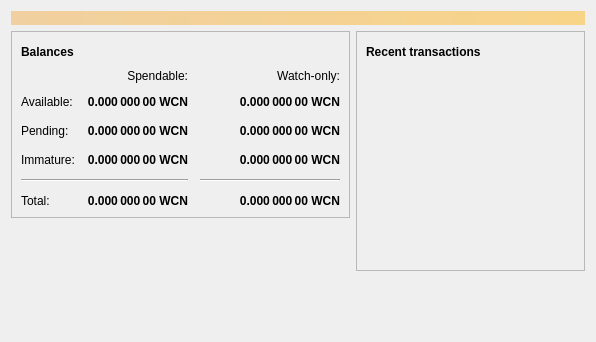
<?xml version="1.0" encoding="UTF-8"?>
<ui version="4.0">
 <class>OverviewPage</class>
 <widget class="QWidget" name="OverviewPage">
  <property name="geometry">
   <rect>
    <x>0</x>
    <y>0</y>
    <width>596</width>
    <height>342</height>
   </rect>
  </property>
  <property name="windowTitle">
   <string>Form</string>
  </property>
  <layout class="QVBoxLayout" name="topLayout">
   <item>
    <widget class="QLabel" name="labelAlerts">
     <property name="visible">
      <bool>false</bool>
     </property>
     <property name="styleSheet">
      <string notr="true">QLabel { background-color: qlineargradient(x1: 0, y1: 0, x2: 1, y2: 0, stop:0 #F0D0A0, stop:1 #F8D488); color:#000000; }</string>
     </property>
     <property name="wordWrap">
      <bool>true</bool>
     </property>
     <property name="margin">
      <number>3</number>
     </property>
     <property name="textInteractionFlags">
      <set>Qt::TextSelectableByMouse</set>
     </property>
    </widget>
   </item>
   <item>
    <layout class="QHBoxLayout" name="horizontalLayout" stretch="1,1">
     <item>
      <layout class="QVBoxLayout" name="verticalLayout_2">
       <item>
        <widget class="QFrame" name="frame">
         <property name="frameShape">
          <enum>QFrame::StyledPanel</enum>
         </property>
         <property name="frameShadow">
          <enum>QFrame::Raised</enum>
         </property>
         <layout class="QVBoxLayout" name="verticalLayout_4">
          <item>
           <layout class="QHBoxLayout" name="horizontalLayout_4">
            <item>
             <widget class="QLabel" name="label_5">
              <property name="font">
               <font>
                <weight>75</weight>
                <bold>true</bold>
               </font>
              </property>
              <property name="text">
               <string>Balances</string>
              </property>
             </widget>
            </item>
            <item>
             <widget class="QPushButton" name="labelWalletStatus">
              <property name="enabled">
               <bool>true</bool>
              </property>
              <property name="maximumSize">
               <size>
                <width>30</width>
                <height>16777215</height>
               </size>
              </property>
              <property name="toolTip">
               <string>The displayed information may be out of date. Your wallet automatically synchronizes with the Widecoin network after a connection is established, but this process has not completed yet.</string>
              </property>
              <property name="text">
               <string/>
              </property>
              <property name="icon">
               <iconset resource="../widecoin.qrc">
                <normaloff>:/icons/warning</normaloff>
                <disabledoff>:/icons/warning</disabledoff>:/icons/warning</iconset>
              </property>
              <property name="iconSize">
               <size>
                <width>24</width>
                <height>24</height>
               </size>
              </property>
              <property name="flat">
               <bool>true</bool>
              </property>
             </widget>
            </item>
            <item>
             <spacer name="horizontalSpacer_3">
              <property name="orientation">
               <enum>Qt::Horizontal</enum>
              </property>
              <property name="sizeHint" stdset="0">
               <size>
                <width>40</width>
                <height>20</height>
               </size>
              </property>
             </spacer>
            </item>
           </layout>
          </item>
          <item>
           <layout class="QGridLayout" name="gridLayout">
            <property name="spacing">
             <number>12</number>
            </property>
            <item row="2" column="2">
             <widget class="QLabel" name="labelWatchPending">
              <property name="font">
               <font>
                <weight>75</weight>
                <bold>true</bold>
               </font>
              </property>
              <property name="cursor">
               <cursorShape>IBeamCursor</cursorShape>
              </property>
              <property name="toolTip">
               <string>Unconfirmed transactions to watch-only addresses</string>
              </property>
              <property name="text">
               <string notr="true">0.000 000 00 WCN</string>
              </property>
              <property name="alignment">
               <set>Qt::AlignRight|Qt::AlignTrailing|Qt::AlignVCenter</set>
              </property>
              <property name="textInteractionFlags">
               <set>Qt::LinksAccessibleByMouse|Qt::TextSelectableByKeyboard|Qt::TextSelectableByMouse</set>
              </property>
             </widget>
            </item>
            <item row="2" column="1">
             <widget class="QLabel" name="labelUnconfirmed">
              <property name="font">
               <font>
                <weight>75</weight>
                <bold>true</bold>
               </font>
              </property>
              <property name="cursor">
               <cursorShape>IBeamCursor</cursorShape>
              </property>
              <property name="toolTip">
               <string>Total of transactions that have yet to be confirmed, and do not yet count toward the spendable balance</string>
              </property>
              <property name="text">
               <string notr="true">0.000 000 00 WCN</string>
              </property>
              <property name="alignment">
               <set>Qt::AlignRight|Qt::AlignTrailing|Qt::AlignVCenter</set>
              </property>
              <property name="textInteractionFlags">
               <set>Qt::LinksAccessibleByMouse|Qt::TextSelectableByKeyboard|Qt::TextSelectableByMouse</set>
              </property>
             </widget>
            </item>
            <item row="3" column="2">
             <widget class="QLabel" name="labelWatchImmature">
              <property name="font">
               <font>
                <weight>75</weight>
                <bold>true</bold>
               </font>
              </property>
              <property name="cursor">
               <cursorShape>IBeamCursor</cursorShape>
              </property>
              <property name="toolTip">
               <string>Mined balance in watch-only addresses that has not yet matured</string>
              </property>
              <property name="text">
               <string notr="true">0.000 000 00 WCN</string>
              </property>
              <property name="alignment">
               <set>Qt::AlignRight|Qt::AlignTrailing|Qt::AlignVCenter</set>
              </property>
              <property name="textInteractionFlags">
               <set>Qt::LinksAccessibleByMouse|Qt::TextSelectableByKeyboard|Qt::TextSelectableByMouse</set>
              </property>
             </widget>
            </item>
            <item row="4" column="0" colspan="2">
             <widget class="Line" name="line">
              <property name="orientation">
               <enum>Qt::Horizontal</enum>
              </property>
             </widget>
            </item>
            <item row="4" column="2">
             <widget class="Line" name="lineWatchBalance">
              <property name="sizePolicy">
               <sizepolicy hsizetype="Preferred" vsizetype="Fixed">
                <horstretch>0</horstretch>
                <verstretch>0</verstretch>
               </sizepolicy>
              </property>
              <property name="minimumSize">
               <size>
                <width>140</width>
                <height>0</height>
               </size>
              </property>
              <property name="orientation">
               <enum>Qt::Horizontal</enum>
              </property>
             </widget>
            </item>
            <item row="5" column="0">
             <widget class="QLabel" name="labelTotalText">
              <property name="text">
               <string>Total:</string>
              </property>
             </widget>
            </item>
            <item row="3" column="1">
             <widget class="QLabel" name="labelImmature">
              <property name="font">
               <font>
                <weight>75</weight>
                <bold>true</bold>
               </font>
              </property>
              <property name="cursor">
               <cursorShape>IBeamCursor</cursorShape>
              </property>
              <property name="toolTip">
               <string>Mined balance that has not yet matured</string>
              </property>
              <property name="text">
               <string notr="true">0.000 000 00 WCN</string>
              </property>
              <property name="alignment">
               <set>Qt::AlignRight|Qt::AlignTrailing|Qt::AlignVCenter</set>
              </property>
              <property name="textInteractionFlags">
               <set>Qt::LinksAccessibleByMouse|Qt::TextSelectableByKeyboard|Qt::TextSelectableByMouse</set>
              </property>
             </widget>
            </item>
            <item row="2" column="3">
             <spacer name="horizontalSpacer_2">
              <property name="orientation">
               <enum>Qt::Horizontal</enum>
              </property>
              <property name="sizeHint" stdset="0">
               <size>
                <width>40</width>
                <height>20</height>
               </size>
              </property>
             </spacer>
            </item>
            <item row="3" column="0">
             <widget class="QLabel" name="labelImmatureText">
              <property name="text">
               <string>Immature:</string>
              </property>
             </widget>
            </item>
            <item row="5" column="1">
             <widget class="QLabel" name="labelTotal">
              <property name="font">
               <font>
                <weight>75</weight>
                <bold>true</bold>
               </font>
              </property>
              <property name="cursor">
               <cursorShape>IBeamCursor</cursorShape>
              </property>
              <property name="toolTip">
               <string>Your current total balance</string>
              </property>
              <property name="text">
               <string notr="true">0.000 000 00 WCN</string>
              </property>
              <property name="alignment">
               <set>Qt::AlignRight|Qt::AlignTrailing|Qt::AlignVCenter</set>
              </property>
              <property name="textInteractionFlags">
               <set>Qt::LinksAccessibleByMouse|Qt::TextSelectableByKeyboard|Qt::TextSelectableByMouse</set>
              </property>
             </widget>
            </item>
            <item row="5" column="2">
             <widget class="QLabel" name="labelWatchTotal">
              <property name="font">
               <font>
                <weight>75</weight>
                <bold>true</bold>
               </font>
              </property>
              <property name="cursor">
               <cursorShape>IBeamCursor</cursorShape>
              </property>
              <property name="toolTip">
               <string>Current total balance in watch-only addresses</string>
              </property>
              <property name="text">
               <string notr="true">0.000 000 00 WCN</string>
              </property>
              <property name="alignment">
               <set>Qt::AlignRight|Qt::AlignTrailing|Qt::AlignVCenter</set>
              </property>
              <property name="textInteractionFlags">
               <set>Qt::LinksAccessibleByMouse|Qt::TextSelectableByKeyboard|Qt::TextSelectableByMouse</set>
              </property>
             </widget>
            </item>
            <item row="0" column="2">
             <widget class="QLabel" name="labelWatchonly">
              <property name="text">
               <string>Watch-only:</string>
              </property>
              <property name="alignment">
               <set>Qt::AlignRight|Qt::AlignTrailing|Qt::AlignVCenter</set>
              </property>
             </widget>
            </item>
            <item row="1" column="0">
             <widget class="QLabel" name="labelBalanceText">
              <property name="text">
               <string>Available:</string>
              </property>
             </widget>
            </item>
            <item row="1" column="1">
             <widget class="QLabel" name="labelBalance">
              <property name="font">
               <font>
                <weight>75</weight>
                <bold>true</bold>
               </font>
              </property>
              <property name="cursor">
               <cursorShape>IBeamCursor</cursorShape>
              </property>
              <property name="toolTip">
               <string>Your current spendable balance</string>
              </property>
              <property name="text">
               <string notr="true">0.000 000 00 WCN</string>
              </property>
              <property name="alignment">
               <set>Qt::AlignRight|Qt::AlignTrailing|Qt::AlignVCenter</set>
              </property>
              <property name="textInteractionFlags">
               <set>Qt::LinksAccessibleByMouse|Qt::TextSelectableByKeyboard|Qt::TextSelectableByMouse</set>
              </property>
             </widget>
            </item>
            <item row="1" column="2">
             <widget class="QLabel" name="labelWatchAvailable">
              <property name="font">
               <font>
                <weight>75</weight>
                <bold>true</bold>
               </font>
              </property>
              <property name="cursor">
               <cursorShape>IBeamCursor</cursorShape>
              </property>
              <property name="toolTip">
               <string>Your current balance in watch-only addresses</string>
              </property>
              <property name="text">
               <string notr="true">0.000 000 00 WCN</string>
              </property>
              <property name="alignment">
               <set>Qt::AlignRight|Qt::AlignTrailing|Qt::AlignVCenter</set>
              </property>
              <property name="textInteractionFlags">
               <set>Qt::LinksAccessibleByMouse|Qt::TextSelectableByKeyboard|Qt::TextSelectableByMouse</set>
              </property>
             </widget>
            </item>
            <item row="2" column="0">
             <widget class="QLabel" name="labelPendingText">
              <property name="text">
               <string>Pending:</string>
              </property>
             </widget>
            </item>
            <item row="0" column="1">
             <widget class="QLabel" name="labelSpendable">
              <property name="text">
               <string>Spendable:</string>
              </property>
              <property name="alignment">
               <set>Qt::AlignRight|Qt::AlignTrailing|Qt::AlignVCenter</set>
              </property>
             </widget>
            </item>
           </layout>
          </item>
         </layout>
        </widget>
       </item>
       <item>
        <spacer name="verticalSpacer">
         <property name="orientation">
          <enum>Qt::Vertical</enum>
         </property>
         <property name="sizeHint" stdset="0">
          <size>
           <width>20</width>
           <height>40</height>
          </size>
         </property>
        </spacer>
       </item>
      </layout>
     </item>
     <item>
      <layout class="QVBoxLayout" name="verticalLayout_3">
       <item>
        <widget class="QFrame" name="frame_2">
         <property name="frameShape">
          <enum>QFrame::StyledPanel</enum>
         </property>
         <property name="frameShadow">
          <enum>QFrame::Raised</enum>
         </property>
         <layout class="QVBoxLayout" name="verticalLayout">
          <item>
           <layout class="QHBoxLayout" name="horizontalLayout_2">
            <item>
             <widget class="QLabel" name="label_4">
              <property name="font">
               <font>
                <weight>75</weight>
                <bold>true</bold>
               </font>
              </property>
              <property name="text">
               <string>Recent transactions</string>
              </property>
             </widget>
            </item>
            <item>
             <widget class="QPushButton" name="labelTransactionsStatus">
              <property name="enabled">
               <bool>true</bool>
              </property>
              <property name="maximumSize">
               <size>
                <width>30</width>
                <height>16777215</height>
               </size>
              </property>
              <property name="toolTip">
               <string>The displayed information may be out of date. Your wallet automatically synchronizes with the Widecoin network after a connection is established, but this process has not completed yet.</string>
              </property>
              <property name="text">
               <string/>
              </property>
              <property name="icon">
               <iconset resource="../widecoin.qrc">
                <normaloff>:/icons/warning</normaloff>
                <disabledoff>:/icons/warning</disabledoff>:/icons/warning</iconset>
              </property>
              <property name="iconSize">
               <size>
                <width>24</width>
                <height>24</height>
               </size>
              </property>
              <property name="flat">
               <bool>true</bool>
              </property>
             </widget>
            </item>
            <item>
             <spacer name="horizontalSpacer">
              <property name="orientation">
               <enum>Qt::Horizontal</enum>
              </property>
              <property name="sizeHint" stdset="0">
               <size>
                <width>40</width>
                <height>20</height>
               </size>
              </property>
             </spacer>
            </item>
           </layout>
          </item>
          <item>
           <widget class="QListView" name="listTransactions">
            <property name="styleSheet">
             <string notr="true">QListView { background: transparent; }</string>
            </property>
            <property name="frameShape">
             <enum>QFrame::NoFrame</enum>
            </property>
            <property name="verticalScrollBarPolicy">
             <enum>Qt::ScrollBarAlwaysOff</enum>
            </property>
            <property name="horizontalScrollBarPolicy">
             <enum>Qt::ScrollBarAlwaysOff</enum>
            </property>
            <property name="selectionMode">
             <enum>QAbstractItemView::NoSelection</enum>
            </property>
           </widget>
          </item>
         </layout>
        </widget>
       </item>
       <item>
        <spacer name="verticalSpacer_2">
         <property name="orientation">
          <enum>Qt::Vertical</enum>
         </property>
         <property name="sizeHint" stdset="0">
          <size>
           <width>20</width>
           <height>40</height>
          </size>
         </property>
        </spacer>
       </item>
      </layout>
     </item>
    </layout>
   </item>
  </layout>
 </widget>
 <resources/>
 <connections/>
</ui>
